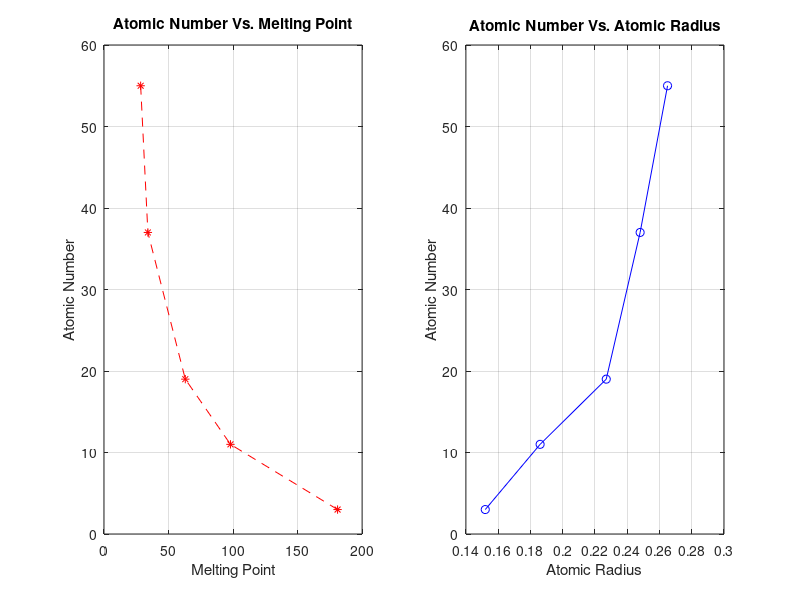

Source code (MATLAB):
%Cleans figures away
close all;

%Data taken from problem
ElementNames = ["Lithium", "Sodium", "Potassium", "Rubidium","Cesium"];
AtomicNum = [3, 11, 19, 37,55,];
MeltingPoint = [181, 98, 63, 34, 28.4];
AtomicRad = [0.1520, 0.1860, 0.2270, 0.2480, 0.2650];

%Data cell with the data from the problem
dataTable = {ElementNames; AtomicNum; MeltingPoint; AtomicRad};

%Creates figure named Atomic Comparisons
figure("name","Atomic Comparisons");

%creates first subplot
subplot(1,2,1);
plot(dataTable{3},dataTable{2},"*","color","red","LineStyle","--");

%enables grid
grid on

%Graph Labeling 
title("Atomic Number Vs. Melting Point");
xlabel("Melting Point");
ylabel("Atomic Number");

%creates second subplot
subplot(1,2,2);
plot(dataTable{4},dataTable{2},"o","color","blue","LineStyle","-");

%enables grid
grid on

%Graph Labeling 
title("Atomic Number Vs. Atomic Radius");
xlabel("Atomic Radius");
ylabel("Atomic Number");